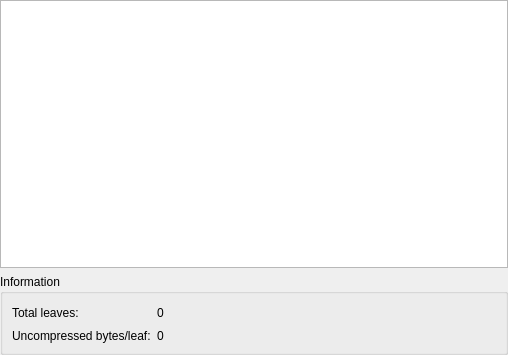
<?xml version="1.0" encoding="UTF-8"?>
<ui version="4.0">
 <class>VisibilityLumpViewWidget</class>
 <widget class="QWidget" name="VisibilityLumpViewWidget">
  <property name="geometry">
   <rect>
    <x>0</x>
    <y>0</y>
    <width>508</width>
    <height>355</height>
   </rect>
  </property>
  <property name="windowTitle">
   <string>Form</string>
  </property>
  <layout class="QVBoxLayout" name="verticalLayout">
   <property name="leftMargin">
    <number>0</number>
   </property>
   <property name="topMargin">
    <number>0</number>
   </property>
   <property name="rightMargin">
    <number>0</number>
   </property>
   <property name="bottomMargin">
    <number>0</number>
   </property>
   <item>
    <widget class="QGraphicsView" name="graphicsView"/>
   </item>
   <item>
    <widget class="QGroupBox" name="groupBox">
     <property name="title">
      <string>Information</string>
     </property>
     <layout class="QGridLayout" name="gridLayout">
      <item row="1" column="0">
       <widget class="QLabel" name="label_2">
        <property name="text">
         <string>Uncompressed bytes/leaf:</string>
        </property>
       </widget>
      </item>
      <item row="1" column="1">
       <widget class="QLabel" name="lblBytesPerLine">
        <property name="text">
         <string>0</string>
        </property>
       </widget>
      </item>
      <item row="0" column="0">
       <widget class="QLabel" name="label">
        <property name="text">
         <string>Total leaves:</string>
        </property>
       </widget>
      </item>
      <item row="0" column="1">
       <widget class="QLabel" name="lblTotalLeaves">
        <property name="text">
         <string>0</string>
        </property>
       </widget>
      </item>
      <item row="0" column="2">
       <spacer name="horizontalSpacer">
        <property name="orientation">
         <enum>Qt::Horizontal</enum>
        </property>
        <property name="sizeHint" stdset="0">
         <size>
          <width>40</width>
          <height>20</height>
         </size>
        </property>
       </spacer>
      </item>
     </layout>
    </widget>
   </item>
  </layout>
 </widget>
 <resources/>
 <connections/>
</ui>
